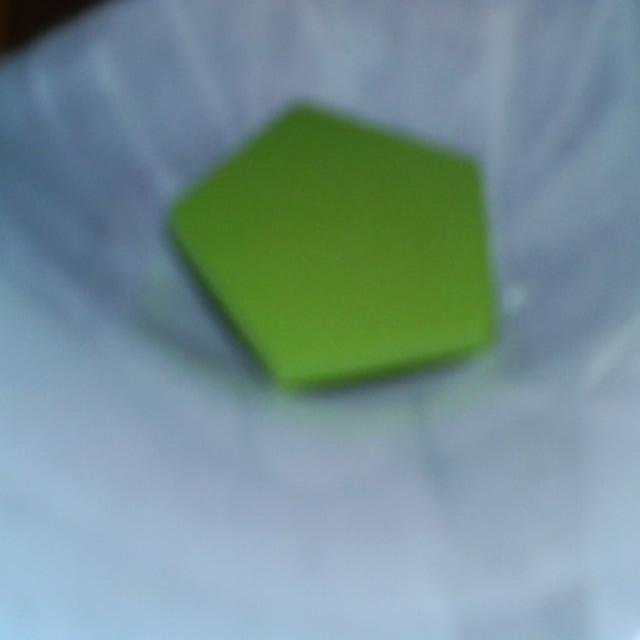
#> input picture AI/Shape model/DAINO_v2.v4-shapes.yolov11/valid/images/image_000218_jpg.rf.5d85a9987454dcdf8db8d5fef68dd230.jpg, 640 x 640 px, found by its file name; its folder holds 4 pictures in this run
$ jupyter execute --allow-errors extract_matrix_from_roboflow.ipynb
#> lines starting #> are read from the running program, lines starting #| are printed output that depends on the picture
[cell 1]
import os
import pandas as pd
import numpy as np
from sklearn.metrics import confusion_matrix, classification_report
import seaborn as sns
import matplotlib.pyplot as plt
import json
import cv2
from matplotlib.patches import Rectangle
import random

[cell 2]
# Set your dataset path
dataset_path = r"C:\Users\natal\Documents\2024-2025\Semester 2\Project One\2024-2025-projectone-ctai-RiddickNataliia\AI\Shape model\DAINO_v2.v4-shapes.yolov11"

# Verify the dataset structure
print("Dataset contents:", os.listdir(dataset_path))

# YOLO dataset typically has these folders:
# - images/ (train/valid/test)
# - labels/ (train/valid/test)
# - data.yaml (contains class names)

# First, let's find the data.yaml file to get class names
yaml_path = os.path.join(dataset_path, "data.yaml")
if not os.path.exists(yaml_path):
    raise FileNotFoundError(f"data.yaml not found at: {yaml_path}")

# Read class names from data.yaml
import yaml
with open(yaml_path, 'r') as f:
    data_yaml = yaml.safe_load(f)

class_names = data_yaml['names']
print("Class names:", class_names)

# Path to validation set (adjust if you want to use train or test)
valid_images_path = os.path.join(dataset_path, "valid", "images")
valid_labels_path = os.path.join(dataset_path, "valid", "labels")

# Verify paths exist
if not os.path.exists(valid_images_path):
    raise FileNotFoundError(f"Validation images not found at: {valid_images_path}")
#> (the rest of this cell did not finish here and is left out)

[cell 3]
import os
import random
import cv2
import matplotlib.pyplot as plt
from matplotlib.patches import Polygon
import yaml

# === Paths ===
dataset_path = r"C:\Users\natal\Documents\2024-2025\Semester 2\Project One\2024-2025-projectone-ctai-RiddickNataliia\AI\Shape model\DAINO_v2.v4-shapes.yolov11"
img_dir = os.path.join(dataset_path, "valid", "images")
label_dir = os.path.join(dataset_path, "valid", "labels")

# === Load class names from data.yaml ===
yaml_path = os.path.join(dataset_path, "data.yaml")
with open(yaml_path, 'r') as f:
    data_yaml = yaml.safe_load(f)
class_names = data_yaml['names']

# === Assign a unique color for each class ===
class_colors = {
    0: {'edgecolor': 'red',    'label_bg': 'darkred'},
    1: {'edgecolor': 'blue',   'label_bg': 'navy'},
    2: {'edgecolor': 'green',  'label_bg': 'darkgreen'},
    3: {'edgecolor': 'orange', 'label_bg': 'darkorange'},
    4: {'edgecolor': 'purple', 'label_bg': 'indigo'}
}

# === Load images ===
image_files = [f for f in os.listdir(img_dir) if f.lower().endswith(('.jpg', '.jpeg', '.png'))]
sample_images = random.sample(image_files, min(15, len(image_files)))

# === Plot images in 3x5 grid with YOLO segmentation masks ===
fig, axs = plt.subplots(3, 5, figsize=(20, 12))
axs = axs.flatten()

for ax, img_file in zip(axs, sample_images):
    img_path = os.path.join(img_dir, img_file)
    label_file = os.path.splitext(img_file)[0] + ".txt"
    label_path = os.path.join(label_dir, label_file)

    # Load image
    img = cv2.imread(img_path)
#> img is the input picture: shape (640, 640, 3); mean B, G, R 147.6, 144.4, 118
    if img is None:
        continue
    img = cv2.cvtColor(img, cv2.COLOR_BGR2RGB)
    h, w = img.shape[:2]
#> h = 640; w = 640

    # Draw segmentation masks
    if os.path.exists(label_path):
        with open(label_path, 'r') as f:
            for line in f:
                parts = line.strip().split()
                if len(parts) < 9:
                    print(f"Skipping invalid line in {label_file}: {line}")
                    continue

                class_id = int(parts[0])
                class_name = class_names[class_id]
                points = list(map(float, parts[1:]))
                pixel_points = [(x * w, y * h) for x, y in zip(points[::2], points[1::2])]

                # Get color for this class
                colors = class_colors.get(class_id, {'edgecolor': 'yellow', 'label_bg': 'gold'})

                # Draw polygon outline only (transparent fill)
                poly = Polygon(
                    pixel_points,
                    closed=True,
                    linewidth=2,
                    edgecolor=colors['edgecolor'],
                    facecolor='none'
                )
                ax.add_patch(poly)

                # Add label
                if pixel_points:
                    ax.text(
                        pixel_points[0][0], max(pixel_points[0][1] - 5, 5),
                        class_name,
                        color='white',
                        fontsize=10,
                        bbox=dict(facecolor=colors['label_bg'], alpha=0.8, edgecolor='none', boxstyle='round,pad=0.2')
                    )

    ax.imshow(img)
    ax.axis('off')
    ax.set_title(img_file, fontsize=8)

# Hide unused subplots
for i in range(len(sample_images), len(axs)):
    axs[i].axis('off')
#> this loop made 11 passes

plt.tight_layout()
plt.show()
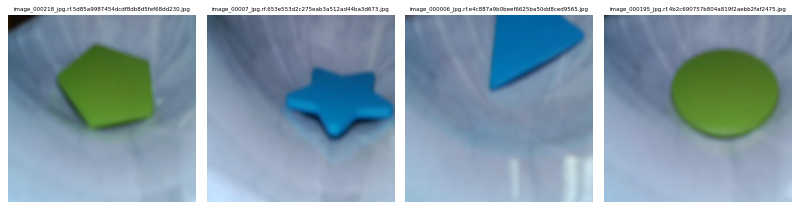
#> figure drawn by matplotlib, 4 panels
